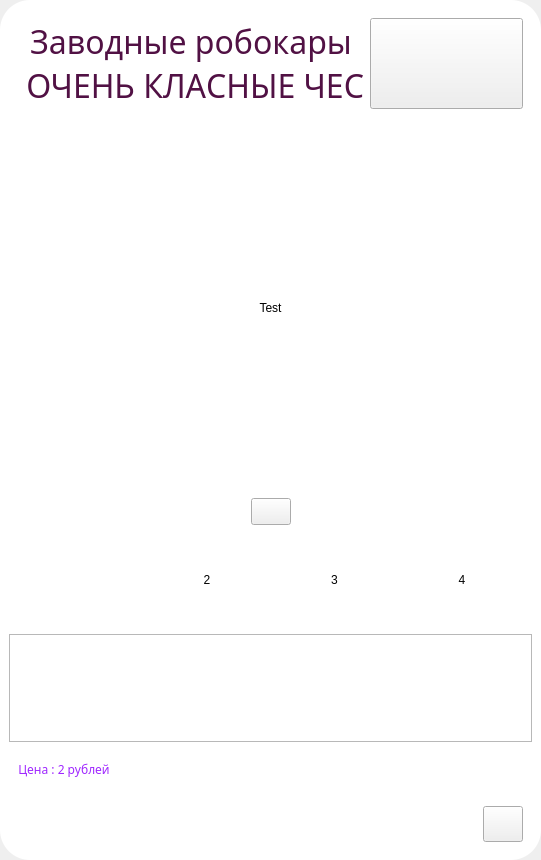
<?xml version="1.0" encoding="UTF-8"?>
<ui version="4.0">
 <class>d1_Screen_2</class>
 <widget class="QWidget" name="d1_Screen_2">
  <property name="geometry">
   <rect>
    <x>0</x>
    <y>0</y>
    <width>541</width>
    <height>860</height>
   </rect>
  </property>
  <property name="windowTitle">
   <string>Form</string>
  </property>
  <property name="styleSheet">
   <string notr="true"/>
  </property>
  <layout class="QVBoxLayout">
   <property name="spacing">
    <number>0</number>
   </property>
   <property name="leftMargin">
    <number>0</number>
   </property>
   <property name="topMargin">
    <number>0</number>
   </property>
   <property name="rightMargin">
    <number>0</number>
   </property>
   <property name="bottomMargin">
    <number>0</number>
   </property>
   <item>
    <widget class="QWidget" name="d1_2_widgetBackground" native="true">
     <property name="styleSheet">
      <string notr="true">#d1_2_widgetBackground{
	
	background-color: rgb(255, 255, 255);
	border-radius:  30px;
}
</string>
     </property>
     <layout class="QVBoxLayout" name="d1_2_vlBackground" stretch="4,14,1,4,4,2,2">
      <property name="spacing">
       <number>0</number>
      </property>
      <item>
       <widget class="QWidget" name="d1_2_widgetTop" native="true">
        <layout class="QHBoxLayout" name="horizontalLayout">
         <item alignment="Qt::AlignHCenter">
          <widget class="QLabel" name="d1_2_lblName">
           <property name="palette">
            <palette>
             <active>
              <colorrole role="WindowText">
               <brush brushstyle="SolidPattern">
                <color alpha="255">
                 <red>81</red>
                 <green>17</green>
                 <blue>68</blue>
                </color>
               </brush>
              </colorrole>
             </active>
             <inactive>
              <colorrole role="WindowText">
               <brush brushstyle="SolidPattern">
                <color alpha="255">
                 <red>81</red>
                 <green>17</green>
                 <blue>68</blue>
                </color>
               </brush>
              </colorrole>
             </inactive>
             <disabled>
              <colorrole role="WindowText">
               <brush brushstyle="SolidPattern">
                <color alpha="96">
                 <red>164</red>
                 <green>166</green>
                 <blue>168</blue>
                </color>
               </brush>
              </colorrole>
             </disabled>
            </palette>
           </property>
           <property name="font">
            <font>
             <family>Baloo Cyrillic</family>
             <pointsize>24</pointsize>
            </font>
           </property>
           <property name="text">
            <string>Заводные робокары 
 ОЧЕНЬ КЛАСНЫЕ ЧЕС</string>
           </property>
           <property name="alignment">
            <set>Qt::AlignCenter</set>
           </property>
          </widget>
         </item>
         <item>
          <widget class="QPushButton" name="d1_2_btnClose">
           <property name="sizePolicy">
            <sizepolicy hsizetype="Preferred" vsizetype="Preferred">
             <horstretch>0</horstretch>
             <verstretch>0</verstretch>
            </sizepolicy>
           </property>
           <property name="baseSize">
            <size>
             <width>0</width>
             <height>0</height>
            </size>
           </property>
           <property name="styleSheet">
            <string notr="true">#d1_2_btnClose{
	border-image: url(:/d1_btnClose.png);
}</string>
           </property>
           <property name="text">
            <string/>
           </property>
          </widget>
         </item>
        </layout>
       </widget>
      </item>
      <item>
       <widget class="QWidget" name="d1_2_widgetRootImage" native="true">
        <property name="minimumSize">
         <size>
          <width>0</width>
          <height>20</height>
         </size>
        </property>
        <layout class="QHBoxLayout" name="horizontalLayout_6">
         <item>
          <spacer name="horizontalSpacer_5">
           <property name="orientation">
            <enum>Qt::Horizontal</enum>
           </property>
           <property name="sizeHint" stdset="0">
            <size>
             <width>40</width>
             <height>20</height>
            </size>
           </property>
          </spacer>
         </item>
         <item alignment="Qt::AlignHCenter|Qt::AlignVCenter">
          <widget class="QLabel" name="d1_2_lblRootImage">
           <property name="text">
            <string>Test</string>
           </property>
           <property name="scaledContents">
            <bool>true</bool>
           </property>
           <property name="alignment">
            <set>Qt::AlignCenter</set>
           </property>
          </widget>
         </item>
         <item>
          <spacer name="horizontalSpacer_6">
           <property name="orientation">
            <enum>Qt::Horizontal</enum>
           </property>
           <property name="sizeHint" stdset="0">
            <size>
             <width>40</width>
             <height>20</height>
            </size>
           </property>
          </spacer>
         </item>
        </layout>
       </widget>
      </item>
      <item>
       <widget class="QWidget" name="d1_2_widgetBtnVideo" native="true">
        <layout class="QHBoxLayout" name="horizontalLayout_2">
         <property name="spacing">
          <number>0</number>
         </property>
         <property name="leftMargin">
          <number>0</number>
         </property>
         <property name="topMargin">
          <number>0</number>
         </property>
         <property name="rightMargin">
          <number>0</number>
         </property>
         <property name="bottomMargin">
          <number>0</number>
         </property>
         <item>
          <spacer name="horizontalSpacer">
           <property name="orientation">
            <enum>Qt::Horizontal</enum>
           </property>
           <property name="sizeHint" stdset="0">
            <size>
             <width>40</width>
             <height>20</height>
            </size>
           </property>
          </spacer>
         </item>
         <item>
          <widget class="QPushButton" name="d1_2_btnVideo">
           <property name="sizePolicy">
            <sizepolicy hsizetype="Preferred" vsizetype="Preferred">
             <horstretch>0</horstretch>
             <verstretch>0</verstretch>
            </sizepolicy>
           </property>
           <property name="styleSheet">
            <string notr="true">#d1_2_btnVideo{
	border-image: url(:/d1_btnvideo.png);
}</string>
           </property>
           <property name="text">
            <string/>
           </property>
          </widget>
         </item>
         <item>
          <spacer name="horizontalSpacer_2">
           <property name="orientation">
            <enum>Qt::Horizontal</enum>
           </property>
           <property name="sizeHint" stdset="0">
            <size>
             <width>40</width>
             <height>20</height>
            </size>
           </property>
          </spacer>
         </item>
        </layout>
       </widget>
      </item>
      <item>
       <widget class="QWidget" name="d1_2_widgetImage" native="true">
        <layout class="QHBoxLayout" name="horizontalLayout_3">
         <item>
          <widget class="d1_ClickableLabel" name="d1_2_lblImage_1">
           <property name="minimumSize">
            <size>
             <width>0</width>
             <height>0</height>
            </size>
           </property>
           <property name="text">
            <string/>
           </property>
           <property name="scaledContents">
            <bool>true</bool>
           </property>
           <property name="alignment">
            <set>Qt::AlignCenter</set>
           </property>
          </widget>
         </item>
         <item>
          <widget class="d1_ClickableLabel" name="d1_2_lblImage_2">
           <property name="text">
            <string>2</string>
           </property>
           <property name="scaledContents">
            <bool>true</bool>
           </property>
           <property name="alignment">
            <set>Qt::AlignCenter</set>
           </property>
          </widget>
         </item>
         <item>
          <widget class="d1_ClickableLabel" name="d1_2_lblImage_3">
           <property name="text">
            <string>3</string>
           </property>
           <property name="scaledContents">
            <bool>true</bool>
           </property>
           <property name="alignment">
            <set>Qt::AlignCenter</set>
           </property>
          </widget>
         </item>
         <item>
          <widget class="d1_ClickableLabel" name="d1_2_lblImage_4">
           <property name="text">
            <string>4</string>
           </property>
           <property name="scaledContents">
            <bool>true</bool>
           </property>
           <property name="alignment">
            <set>Qt::AlignCenter</set>
           </property>
          </widget>
         </item>
        </layout>
       </widget>
      </item>
      <item>
       <widget class="QTextEdit" name="d1_2_textEdit">
        <property name="readOnly">
         <bool>true</bool>
        </property>
       </widget>
      </item>
      <item>
       <widget class="QWidget" name="d1_2_widgetPrice" native="true">
        <layout class="QHBoxLayout" name="horizontalLayout_4">
         <item>
          <widget class="QLabel" name="d1_2_lblPrice">
           <property name="palette">
            <palette>
             <active>
              <colorrole role="WindowText">
               <brush brushstyle="SolidPattern">
                <color alpha="255">
                 <red>159</red>
                 <green>39</green>
                 <blue>255</blue>
                </color>
               </brush>
              </colorrole>
             </active>
             <inactive>
              <colorrole role="WindowText">
               <brush brushstyle="SolidPattern">
                <color alpha="255">
                 <red>159</red>
                 <green>39</green>
                 <blue>255</blue>
                </color>
               </brush>
              </colorrole>
             </inactive>
             <disabled>
              <colorrole role="WindowText">
               <brush brushstyle="SolidPattern">
                <color alpha="96">
                 <red>164</red>
                 <green>166</green>
                 <blue>168</blue>
                </color>
               </brush>
              </colorrole>
             </disabled>
            </palette>
           </property>
           <property name="font">
            <font>
             <family>Baloo Cyrillic</family>
            </font>
           </property>
           <property name="text">
            <string>Цена : 2 рублей</string>
           </property>
           <property name="alignment">
            <set>Qt::AlignCenter</set>
           </property>
          </widget>
         </item>
         <item>
          <spacer name="horizontalSpacer_3">
           <property name="orientation">
            <enum>Qt::Horizontal</enum>
           </property>
           <property name="sizeHint" stdset="0">
            <size>
             <width>410</width>
             <height>20</height>
            </size>
           </property>
          </spacer>
         </item>
        </layout>
       </widget>
      </item>
      <item>
       <widget class="QWidget" name="d1_2_widgetBtnBuy" native="true">
        <layout class="QHBoxLayout" name="horizontalLayout_5">
         <item>
          <spacer name="horizontalSpacer_4">
           <property name="orientation">
            <enum>Qt::Horizontal</enum>
           </property>
           <property name="sizeHint" stdset="0">
            <size>
             <width>454</width>
             <height>20</height>
            </size>
           </property>
          </spacer>
         </item>
         <item>
          <widget class="QPushButton" name="d1_2_btnBuy">
           <property name="sizePolicy">
            <sizepolicy hsizetype="Preferred" vsizetype="Preferred">
             <horstretch>0</horstretch>
             <verstretch>0</verstretch>
            </sizepolicy>
           </property>
           <property name="styleSheet">
            <string notr="true">#d1_2_btnBuy{
	border-image: url(:/d1_btnBuy.png);
}</string>
           </property>
           <property name="text">
            <string/>
           </property>
          </widget>
         </item>
        </layout>
       </widget>
      </item>
     </layout>
    </widget>
   </item>
  </layout>
 </widget>
 <customwidgets>
  <customwidget>
   <class>d1_ClickableLabel</class>
   <extends>QLabel</extends>
   <header>d1_clickablelabel.h</header>
  </customwidget>
 </customwidgets>
 <resources/>
 <connections/>
</ui>
